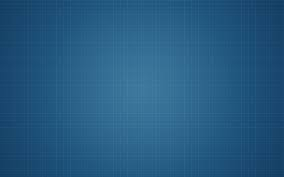
#> input picture im2.jpg, 284 x 177 px, given in place of , which was not available
$ python -i GUI_Master_old.py   (imports and definitions only)   (older library calls are emulated)
#> lines starting #> are read from the running program, lines starting #| are printed output that depends on the picture; after the words box and inside, x2 and y2 are one past the last pixel; in counts of white or black regions, pixels touching at a corner belong together; pictures that were not available may be replaced by others from this repository, and a replacement may not be noted
import tkinter as tk
from tkinter import ttk, LEFT, END
from PIL import Image , ImageTk
from tkinter.filedialog import askopenfilename
import cv2
import numpy as np
import time
#import CNNModel
import sqlite3
# import svm as svm
from sklearn import svm
import pickle
from sklearn.preprocessing import LabelEncoder
from skimage import feature

# import decisiontree as dt

#import tfModel_test as tf_test
# [1 line not run here, left out]
fn=""
##############################################+=============================================================
# [2 lines not run here, left out]
#root.geometry("1300x700")


# [1 line that did not run here, left out]
# [8 lines not run here, left out]
# [1 line that did not run here, left out]

# [1 line that did not run here, left out]

# [1 line that did not run here, left out]

# [1 line that did not run here, left out]

# [1 line not run here, left out]

# [31 lines of commented-out code are left out]


# [1 line that did not run here, left out]
# [2 lines not run here, left out]


# [18 lines of commented-out code are left out]
# [41 lines left out: functions update_label, openimage, not called in this run]

#############################################################################

def convert_grey():
    global fn
    IMAGE_SIZE=200

    img = Image.open(fn)
#> img is the input picture: PIL image 284x177 RGB; mean R, G, B 37.2, 89.8, 128.9
    img = img.resize((IMAGE_SIZE,200))
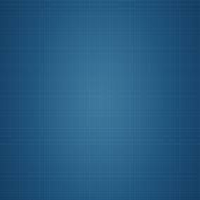
#> img: PIL image 200x200 RGB; mean R, G, B 37.2, 89.8, 128.9
    img = np.array(img)

    x1 = int(img.shape[0])
#> x1 = 200
    y1 = int(img.shape[1])
#> y1 = 200

    gs = cv2.cvtColor(cv2.imread(fn, 1), cv2.COLOR_RGB2GRAY)
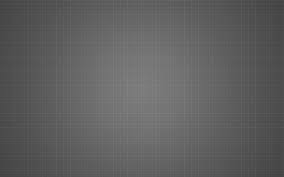
#> gs: shape (177, 284); min 66, max 130, mean 95.3

    gs = cv2.resize(gs, (x1, y1))
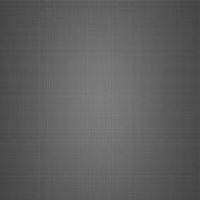
#> gs: shape (200, 200); min 67, max 129, mean 95.2

    retval, threshold = cv2.threshold(gs, 0, 255, cv2.THRESH_BINARY_INV + cv2.THRESH_OTSU)
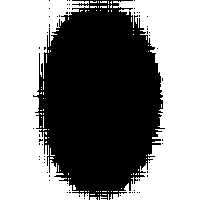
#> threshold: shape (200, 200); 52.4% white; 66 black regions (65 under 20 px), largest, box (x1, y1, x2, y2) and area: (33, 0, 165, 200) 18930
#> retval = 95
    print(threshold)
#> (printed output is left out)

    im = Image.fromarray(gs)
    imgtk = ImageTk.PhotoImage(image=im)

    #result_label1 = tk.Label(root, image=imgtk, width=250, font=("bold", 25), bg='bisque2', fg='black',height=250)
    #result_label1.place(x=300, y=400)
#> (the run stopped early here; a loop or call above may not have finished)
